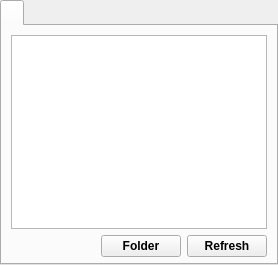
      <widget class="QWidget" name="tabSidebarLog">
       <attribute name="icon">
        <iconset resource="screencast.qrc">
         <normaloff>:/pictures/log/log-sidebar.png</normaloff>:/pictures/log/log-sidebar.png</iconset>
       </attribute>
       <attribute name="title">
        <string notr="true"/>
       </attribute>
       <attribute name="toolTip">
        <string>Log</string>
       </attribute>
       <layout class="QVBoxLayout" name="verticalLayout_25">
        <property name="spacing">
         <number>0</number>
        </property>
        <property name="leftMargin">
         <number>0</number>
        </property>
        <property name="topMargin">
         <number>0</number>
        </property>
        <property name="rightMargin">
         <number>0</number>
        </property>
        <property name="bottomMargin">
         <number>0</number>
        </property>
        <item>
         <widget class="QTabWidget" name="tabWidgetLog">
          <property name="iconSize">
           <size>
            <width>48</width>
            <height>48</height>
           </size>
          </property>
          <widget class="QWidget" name="tabLog">
           <attribute name="icon">
            <iconset resource="screencast.qrc">
             <normaloff>:/pictures/log/log.png</normaloff>:/pictures/log/log.png</iconset>
           </attribute>
           <attribute name="title">
            <string notr="true"/>
           </attribute>
           <layout class="QVBoxLayout" name="verticalLayout_26">
            <property name="bottomMargin">
             <number>6</number>
            </property>
            <item>
             <widget class="QTextBrowser" name="textBrowser"/>
            </item>
            <item>
             <layout class="QHBoxLayout" name="horizontalLayout_8">
              <item>
               <spacer name="horizontalSpacer_16">
                <property name="orientation">
                 <enum>Qt::Horizontal</enum>
                </property>
                <property name="sizeHint" stdset="0">
                 <size>
                  <width>40</width>
                  <height>20</height>
                 </size>
                </property>
               </spacer>
              </item>
              <item>
               <widget class="QPushButton" name="pushButton_log_openfolder">
                <property name="font">
                 <font>
                  <bold>true</bold>
                 </font>
                </property>
                <property name="text">
                 <string>Folder</string>
                </property>
               </widget>
              </item>
              <item>
               <widget class="QPushButton" name="pushButton_log_refresh">
                <property name="font">
                 <font>
                  <bold>true</bold>
                 </font>
                </property>
                <property name="text">
                 <string notr="true">Refresh</string>
                </property>
               </widget>
              </item>
             </layout>
            </item>
           </layout>
          </widget>
         </widget>
        </item>
       </layout>
      </widget>
